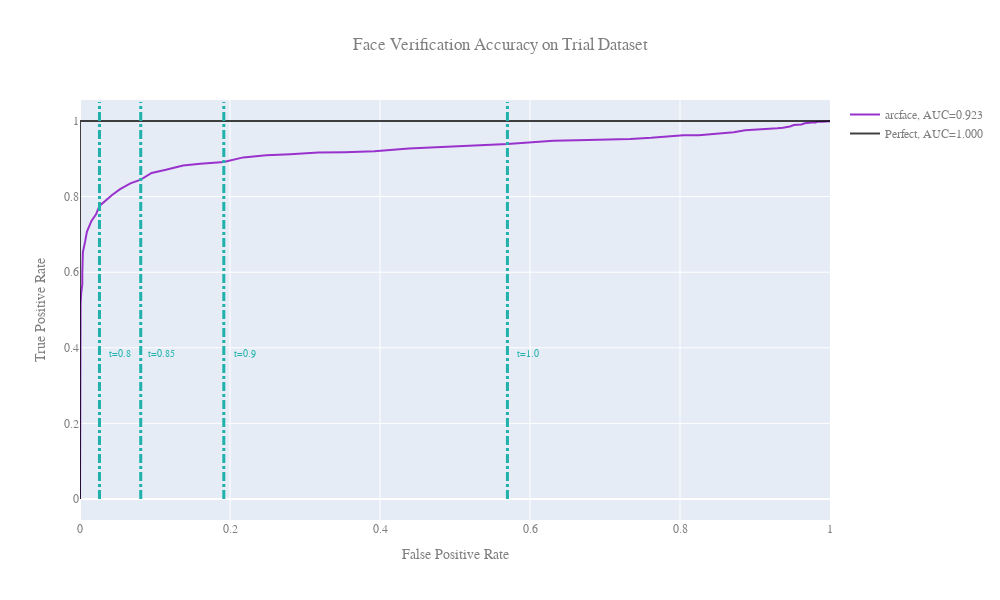

The notebook cell saved with this chart:
### Code cell
fig = go.Figure()


arcface_trace = go.Scatter(x=np.array(fprs),
                           y=np.array(tprs),
                           name='arcface, AUC={:0.3f}'.format(AUC),
                           marker=dict(color='darkorchid')
                          )

# fig.add_trace(go.Scatter(
#     x=[],
#     y=[],
#     text=["AUC={}".format(AUC)],
#     mode="text",
#     textfont = {'family': "Courier New, monospace", 'size': [10], 'color': ["darkorchid"]},
#     showlegend=False
# ))


perfect_trace = go.Scatter(x=np.array([0, 0, 1]),
                           y=np.array([0, 1, 1]),
                           name='Perfect, AUC={:0.3f}'.format(perfect_AUC),
                           mode='lines',
                           marker=dict(
                                color='rgba(0, 0, 0, 0.75)',
                                size=10,
                                line=dict(
                                    color='Black',
                                    width=1
                                )
                            ),
                          )

fig.add_trace(arcface_trace)
fig.add_trace(perfect_trace)

for thresh, fpr in plot_thresh:
    if thresh in chosen_threshes:
        fig.add_shape(
                # Line Vertical
                dict(
                    type="line",
                    x0=fpr,
                    y0=0.0,
                    x1=fpr,
                    y1=1.05,
                    line=dict(
                        color="LightSeaGreen",
                        width=3,
                        dash="dashdot",
                    )
        ))
        
        fig.add_trace(go.Scatter(
            x=[fpr+0.028],
            y=[1-1/1.61803398875],
            text=["t={}".format(thresh)],
            mode="text",
            textfont = {'family': "Courier New, monospace", 'size': [10], 'color': ["LightSeaGreen"]},
            showlegend=False
        ))



fig.update_layout(
    title={'text': "Face Verification Accuracy on Trial Dataset",
           'x': 0.5,
           'xanchor': 'center'},
    xaxis_title="False Positive Rate",
    yaxis_title="True Positive Rate",
    width=1000,
    height=600,
    font=dict(
        family="Courier New, monospace",
        size=12,
        color="#7f7f7f"
    )
)

fig.show()

### Figure 1 — Plotly figure (JSON) as saved in the notebook; plotly's stock layout.template omitted (floating-point values rounded to 4 significant figures; data arrays with more than 128 entries replaced by an {"elided": "..."} marker saying what was removed)
{"data": [{"marker": {"color": "darkorchid"}, "name": "arcface, AUC=0.923", "type": "scatter", "x": {"elided": "200 float values"}, "y": {"elided": "200 float values"}}, {"marker": {"color": "rgba(0, 0, 0, 0.75)", "line": {"color": "Black", "width": 1}, "size": 10}, "mode": "lines", "name": "Perfect, AUC=1.000", "type": "scatter", "x": [0, 0, 1], "y": [0, 1, 1]}, {"mode": "text", "showlegend": false, "text": ["t=0.8"], "textfont": {"color": ["LightSeaGreen"], "family": "Courier New, monospace", "size": [10]}, "type": "scatter", "x": [0.05397], "y": [0.382]}, {"mode": "text", "showlegend": false, "text": ["t=0.85"], "textfont": {"color": ["LightSeaGreen"], "family": "Courier New, monospace", "size": [10]}, "type": "scatter", "x": [0.109], "y": [0.382]}, {"mode": "text", "showlegend": false, "text": ["t=0.9"], "textfont": {"color": ["LightSeaGreen"], "family": "Courier New, monospace", "size": [10]}, "type": "scatter", "x": [0.2197], "y": [0.382]}, {"mode": "text", "showlegend": false, "text": ["t=1.0"], "textfont": {"color": ["LightSeaGreen"], "family": "Courier New, monospace", "size": [10]}, "type": "scatter", "x": [0.5979], "y": [0.382]}], "layout": {"font": {"color": "#7f7f7f", "family": "Courier New, monospace", "size": 12}, "height": 600, "shapes": [{"line": {"color": "LightSeaGreen", "dash": "dashdot", "width": 3}, "type": "line", "x0": 0.02597, "x1": 0.02597, "y0": 0, "y1": 1.05}, {"line": {"color": "LightSeaGreen", "dash": "dashdot", "width": 3}, "type": "line", "x0": 0.08098, "x1": 0.08098, "y0": 0, "y1": 1.05}, {"line": {"color": "LightSeaGreen", "dash": "dashdot", "width": 3}, "type": "line", "x0": 0.1917, "x1": 0.1917, "y0": 0, "y1": 1.05}, {"line": {"color": "LightSeaGreen", "dash": "dashdot", "width": 3}, "type": "line", "x0": 0.5699, "x1": 0.5699, "y0": 0, "y1": 1.05}], "title": {"text": "Face Verification Accuracy on Trial Dataset", "x": 0.5, "xanchor": "center"}, "width": 1000, "xaxis": {"title": {"text": "False Positive Rate"}}, "yaxis": {"title": {"text": "True Positive Rate"}}}}
